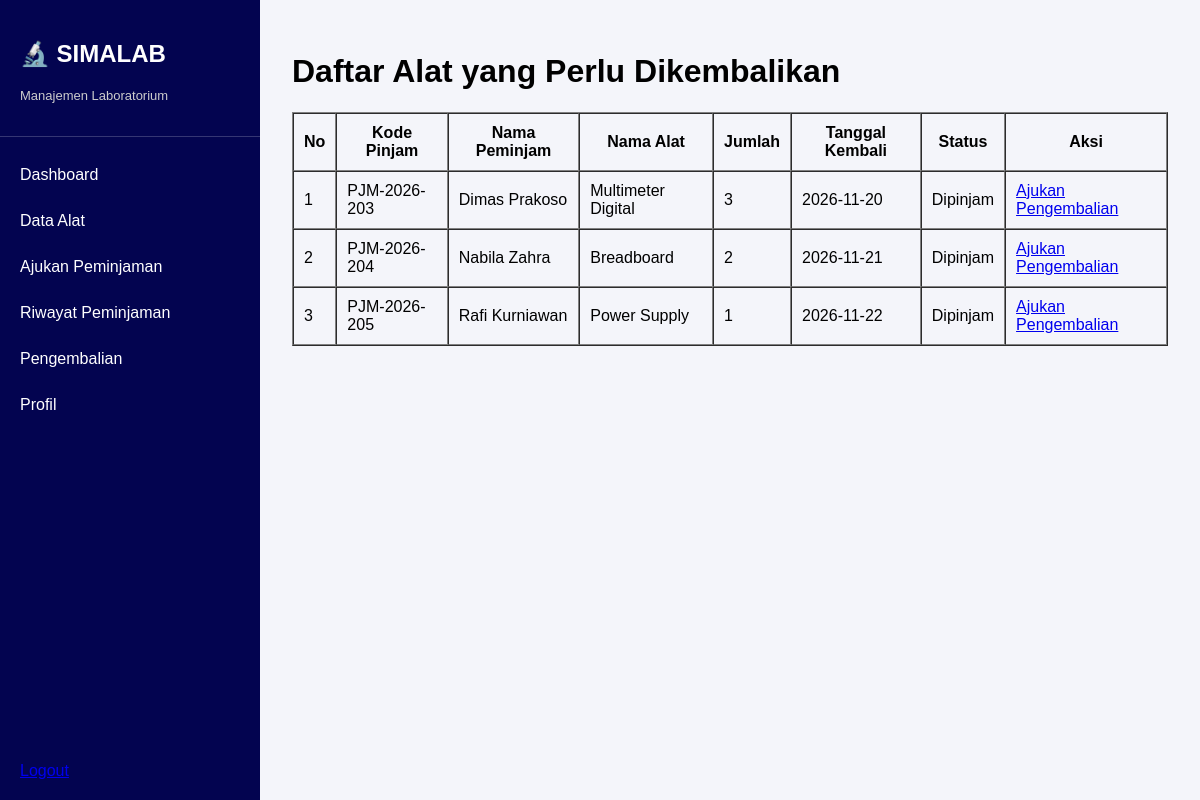
Page /user/pengembalian.php (signed in) on the committed database.
### tables this page shows
CREATE TABLE `peminjaman` (
  `id` int(11) NOT NULL,
  `kode_pinjam` varchar(20) NOT NULL,
  `peminjam_id` int(11) NOT NULL,
  `tanggal_pinjam` date NOT NULL,
  `tanggal_kembali_rencana` date NOT NULL,
  `tanggal_kembali_aktual` date DEFAULT NULL,
  `status` enum('Dipinjam','Dikembalikan','Terlambat') DEFAULT 'Dipinjam',
  `kondisi_kembali` enum('Baik','Rusak Ringan','Rusak Berat') DEFAULT NULL,
  `catatan` text DEFAULT NULL,
  `created_at` timestamp NOT NULL DEFAULT current_timestamp(),
  `updated_at` timestamp NOT NULL DEFAULT current_timestamp() ON UPDATE current_timestamp()
);

CREATE TABLE `peminjam` (
  `id` int(11) NOT NULL,
  `nama` varchar(100) NOT NULL,
  `nim` varchar(20) NOT NULL,
  `kelas` varchar(30) NOT NULL,
  `no_hp` varchar(20) DEFAULT NULL,
  `created_at` timestamp NOT NULL DEFAULT current_timestamp(),
  `password` varchar(255) NOT NULL DEFAULT ''
);

CREATE TABLE `alat` (
  `id` int(11) NOT NULL,
  `kode_alat` varchar(20) NOT NULL,
  `nama_alat` varchar(150) NOT NULL,
  `kategori_id` int(11) DEFAULT NULL,
  `jumlah_total` int(11) NOT NULL DEFAULT 0,
  `jumlah_tersedia` int(11) NOT NULL DEFAULT 0,
  `kondisi` enum('Baik','Rusak Ringan','Rusak Berat') DEFAULT 'Baik',
  `keterangan` text DEFAULT NULL,
  `created_at` timestamp NOT NULL DEFAULT current_timestamp(),
  `updated_at` timestamp NOT NULL DEFAULT current_timestamp() ON UPDATE current_timestamp()
);

CREATE TABLE `detail_peminjaman` (
  `id` int(11) NOT NULL,
  `peminjaman_id` int(11) NOT NULL,
  `alat_id` int(11) NOT NULL,
  `jumlah` int(11) NOT NULL DEFAULT 1
);

### user/pengembalian.php (the view, shortened to what this page needs)
<?php
include '../config/koneksi.php';
$query = mysqli_query($connect, "
    SELECT
        peminjaman.id,
        peminjaman.kode_pinjam,
        peminjam.nama,
        alat.nama_alat,
        detail_peminjaman.jumlah,
        peminjaman.tanggal_kembali_rencana,
        peminjaman.status
    FROM peminjaman
    JOIN peminjam
        ON peminjaman.peminjam_id = peminjam.id
    JOIN detail_peminjaman
        ON peminjaman.id = detail_peminjaman.peminjaman_id
    JOIN alat
        ON detail_peminjaman.alat_id = alat.id
    WHERE peminjaman.status IN ('Dipinjam', 'Terlambat')
");
?>
<!DOCTYPE html>
<html lang="id">
<head>
    <link rel="stylesheet" href="user.css">
</head>
<body>
<?php include 'sidebar.php'; ?>
<main class="main-content">
    <h1>Daftar Alat yang Perlu Dikembalikan</h1>
    <table border="1" cellpadding="10" cellspacing="0" width="100%">
        <tr>
            <th>No</th>
            <th>Kode Pinjam</th>
            <th>Nama Peminjam</th>
            <th>Nama Alat</th>
            <th>Jumlah</th>
            <th>Tanggal Kembali</th>
            <th>Status</th>
            <th>Aksi</th>
        </tr>
        <?php
        $no = 1;
        if (mysqli_num_rows($query) > 0) {
            while ($data = mysqli_fetch_array($query)) {
        ?>
        <tr>
            <td><?php echo $no++; ?></td>
            <td><?php echo $data['kode_pinjam']; ?></td>
            <td><?php echo $data['nama']; ?></td>
            <td><?php echo $data['nama_alat']; ?></td>
            <td><?php echo $data['jumlah']; ?></td>
            <td><?php echo $data['tanggal_kembali_rencana']; ?></td>
            <td><?php echo $data['status']; ?></td>
            <td>
                <a href="ajukan_pengembalian.php?id=<?php echo $data['id']; ?>">
                    Ajukan Pengembalian
                </a>
            </td>
        </tr>
        <?php
            }
        } else {
        ?>
        <tr>
            <td colspan="8">Tidak ada alat yang sedang dipinjam.</td>
        </tr>
        <?php } ?>
    </table>
</main>
</body>
</html>

### user/user.css (style rules this page uses)
* { box-sizing: border-box; }
body { margin: 0; font-family: Arial, sans-serif; background: #f4f5fa; }
.main-content { margin-left: 260px; flex: 1; min-width: 0; padding: 32px; }

### rows in the picture
peminjaman: kode_pinjam "PJM-2026-203", peminjam.nama "Dimas Prakoso", alat.nama_alat "Multimeter Digital", detail_peminjaman.jumlah "3", tanggal_kembali_rencana "2026-11-20", status "Dipinjam"
peminjaman: kode_pinjam "PJM-2026-204", peminjam.nama "Nabila Zahra", alat.nama_alat "Breadboard", detail_peminjaman.jumlah "2", tanggal_kembali_rencana "2026-11-21", status "Dipinjam"
peminjaman: kode_pinjam "PJM-2026-205", peminjam.nama "Rafi Kurniawan", alat.nama_alat "Power Supply", detail_peminjaman.jumlah "1", tanggal_kembali_rencana "2026-11-22", status "Dipinjam"
